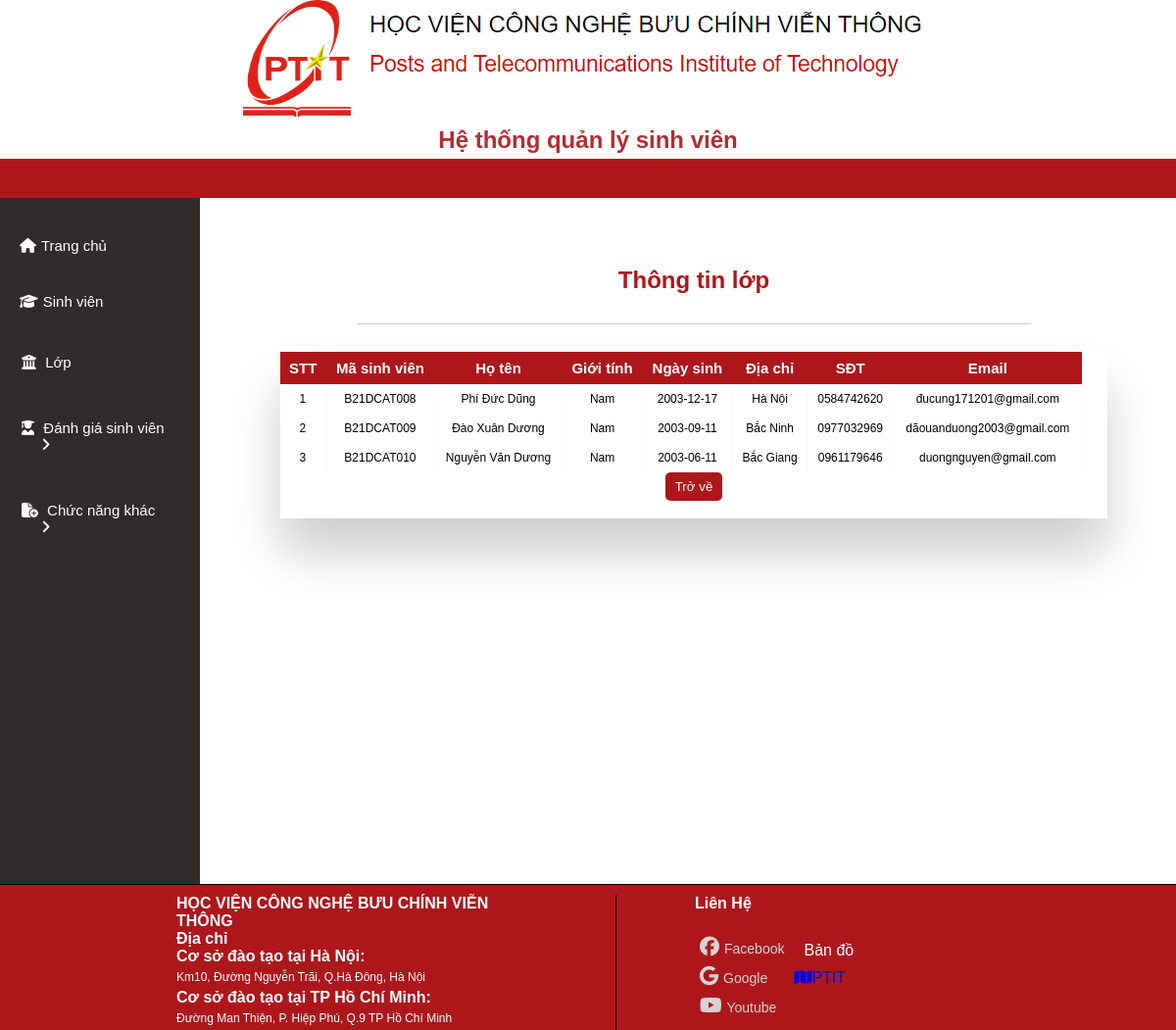
The page /quanlylop/thongtinlop.php?id=D21CQAT02-B on the database its author committed.
### tables this page shows
CREATE TABLE `sinhvien` (
  `MaSV` varchar(255) NOT NULL,
  `TenSV` varchar(255) NOT NULL,
  `GioiTinh` varchar(255) NOT NULL,
  `NgaySinh` date NOT NULL,
  `QueQuan` varchar(255) NOT NULL,
  `DanToc` varchar(255) NOT NULL,
  `TonGiao` varchar(255) NOT NULL,
  `SoCMT` varchar(255) NOT NULL,
  `NoiCapCMT` varchar(255) NOT NULL,
  `SDT` varchar(10) NOT NULL,
  `Email` text NOT NULL,
  `DoiTuongMG` int(11) NOT NULL,
  `MaLop` varchar(255) DEFAULT NULL,
  `MaNganh` varchar(255) NOT NULL
);

### quanlylop/thongtinlop.php (the view, shortened to what this page needs)
<?php
    $conn = mysqli_connect("localhost", "root", "", "qlsv") or die("Connection failed !");
    mysqli_set_charset($conn, 'utf8');
    $id1 = $_GET["id"];
    $sql = "select * from sinhvien join lop where sinhvien.MaLop = lop.MaLop AND lop.MaLop = '$id1' ";
    $qr = mysqli_query($conn, $sql);
?>
<!DOCTYPE html>
<html lang="en">
<head>
    <link rel="stylesheet"
          href="../styleAdmin.css?v=1.0">
    <link rel="stylesheet"
          href="https://cdnjs.cloudflare.com/ajax/libs/font-awesome/6.1.1/css/all.min.css">
</head>
<body>
    <?php include("../header.php"); ?>
    <?php include("../nav.php"); ?>
    <section>
        <div class="section-contain">
            <?php include("../menu.php"); ?>
            <div id="showFunction">
                <div class="head_title">
                    <h1>Thông tin lớp</h1>
                </div>
                <br>
                <div class="table-wrapper">
                    <table class="fl-table tt">
                        <thead>
                            <tr>
                                <th>STT</th>
                                <th>Mã sinh viên</th>
                                <th>Họ tên</th>
                                <th>Giới tính</th>
                                <th>Ngày sinh</th>
                                <th>Địa chỉ</th>
                                <th>SĐT</th>
                                <th>Email</th>
                            </tr>
                        </thead>
                        <?php
            $i = 0;
            while ($item = mysqli_fetch_array($qr)){ ?>
                        <tbody>
                            <tr>
                                <td><?php $i++; echo $i; ?></td>
                                <td><?php echo $item['MaSV']; ?></td>
                                <td><?php echo $item['TenSV']; ?></td>
                                <td><?php echo $item['GioiTinh']; ?></td>
                                <td><?php echo $item['NgaySinh']; ?></td>
                                <td><?php echo $item['QueQuan']; ?></td>
                                <td><?php echo $item['SDT']; ?></td>
                                <td><?php echo $item['Email']; ?></td>
                            </tr>
                        </tbody>
                        <?php } ?>
                    </table>
                    <button class="btn-submit-css"
                            onclick="window.location = '../quanlylop/dslop.php'">Trở về</button><br><br>
                </div>
            </div>
        </div>
    </section>
    <?php include("../footer.php"); ?>
</body>
</html>

### styleAdmin.css (style rules this page uses)
* { padding: 0; margin: 0; box-sizing: border-box; font-family: sans-serif; }
section { text-align: center; }
#showFunction { margin: 40px 0 0 5px; height: 100%; float: right; width: 82%; border-radius: 5px; }
.table-wrapper { margin: 10px 70px 70px; box-shadow: 0px 35px 50px rgba(0, 0, 0, 0.2); }
.fl-table { border-radius: 5px; font-size: 15px; font-weight: normal; border: none; width: 97%; border-collapse: collapse; white-space: nowrap; background-color: white; margin-right: 10px; }
.fl-table td, .fl-table th { text-align: center; padding: 8px; }
.fl-table td { border-right: 1px solid #f8f8f8; font-size: 12px; }
.fl-table thead th { color: #ffffff; background: rgb(173, 23, 28); }
.fl-table thead th:nth-child(odd) { color: #ffffff; background: rgb(173, 23, 28); }
h1 { margin: 30px; color: rgb(173, 23, 28); }
.head_title { margin: 0 auto; width: 70%; align-items: center; text-align: center; border-bottom: 1px solid #ccc; }
.btn-submit-css { padding: 7px 10px; border: none; background-color: rgb(173, 23, 28); color: white; border-radius: 5px; cursor: pointer; }

### rows shown on the page
sinhvien: MaSV "B21DCAT008", TenSV "Phí Đức Dũng", GioiTinh "Nam", NgaySinh "2003-12-17", QueQuan "Hà Nội", SDT "0584742620", Email "đucung171201@gmail.com"
sinhvien: MaSV "B21DCAT009", TenSV "Đào Xuân Dương", GioiTinh "Nam", NgaySinh "2003-09-11", QueQuan "Bắc Ninh", SDT "0977032969", Email "dãouanduong2003@gmail.com"
sinhvien: MaSV "B21DCAT010", TenSV "Nguyễn Văn Dương", GioiTinh "Nam", NgaySinh "2003-06-11", QueQuan "Bắc Giang", SDT "0961179646", Email "duongnguyen@gmail.com"
